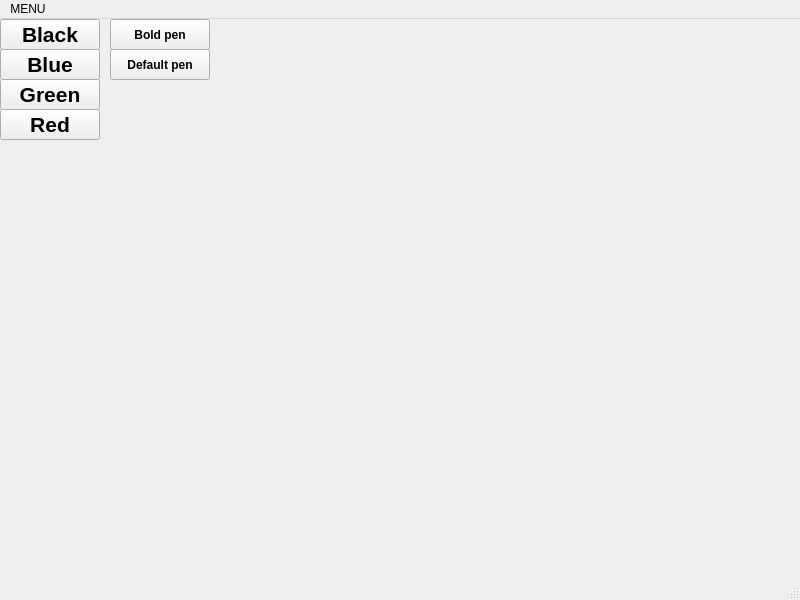
<?xml version="1.0" encoding="UTF-8"?>
<ui version="4.0">
 <class>MainWindow</class>
 <widget class="QMainWindow" name="MainWindow">
  <property name="geometry">
   <rect>
    <x>0</x>
    <y>0</y>
    <width>800</width>
    <height>600</height>
   </rect>
  </property>
  <widget class="QWidget" name="centralwidget">
   <property name="styleSheet">
    <string notr="true"/>
   </property>
   <widget class="QPushButton" name="BoldPenButton">
    <property name="geometry">
     <rect>
      <x>110</x>
      <y>0</y>
      <width>100</width>
      <height>31</height>
     </rect>
    </property>
    <property name="font">
     <font>
      <bold>true</bold>
     </font>
    </property>
    <property name="text">
     <string>Bold pen</string>
    </property>
   </widget>
   <widget class="QPushButton" name="DefaultPenButton">
    <property name="geometry">
     <rect>
      <x>110</x>
      <y>30</y>
      <width>100</width>
      <height>31</height>
     </rect>
    </property>
    <property name="font">
     <font>
      <bold>true</bold>
     </font>
    </property>
    <property name="text">
     <string>Default pen</string>
    </property>
   </widget>
   <widget class="QWidget" name="widget" native="true">
    <property name="geometry">
     <rect>
      <x>0</x>
      <y>0</y>
      <width>131</width>
      <height>551</height>
     </rect>
    </property>
    <widget class="QPushButton" name="ChangeColorButton">
     <property name="geometry">
      <rect>
       <x>0</x>
       <y>0</y>
       <width>100</width>
       <height>31</height>
      </rect>
     </property>
     <property name="font">
      <font>
       <pointsize>16</pointsize>
       <bold>true</bold>
      </font>
     </property>
     <property name="text">
      <string>Black</string>
     </property>
     <property name="iconSize">
      <size>
       <width>100</width>
       <height>32</height>
      </size>
     </property>
     <property name="flat">
      <bool>false</bool>
     </property>
    </widget>
    <widget class="QPushButton" name="ChangeColorButton_4">
     <property name="geometry">
      <rect>
       <x>0</x>
       <y>90</y>
       <width>100</width>
       <height>31</height>
      </rect>
     </property>
     <property name="font">
      <font>
       <pointsize>16</pointsize>
       <bold>true</bold>
      </font>
     </property>
     <property name="text">
      <string>Red</string>
     </property>
    </widget>
    <widget class="QPushButton" name="ChangeColorButton_3">
     <property name="geometry">
      <rect>
       <x>0</x>
       <y>60</y>
       <width>100</width>
       <height>31</height>
      </rect>
     </property>
     <property name="font">
      <font>
       <pointsize>16</pointsize>
       <bold>true</bold>
      </font>
     </property>
     <property name="text">
      <string>Green</string>
     </property>
    </widget>
    <widget class="QPushButton" name="ChangeColorButton_2">
     <property name="geometry">
      <rect>
       <x>0</x>
       <y>30</y>
       <width>100</width>
       <height>31</height>
      </rect>
     </property>
     <property name="font">
      <font>
       <pointsize>16</pointsize>
       <bold>true</bold>
      </font>
     </property>
     <property name="text">
      <string>Blue</string>
     </property>
    </widget>
   </widget>
  </widget>
  <widget class="QMenuBar" name="menubar">
   <property name="geometry">
    <rect>
     <x>0</x>
     <y>0</y>
     <width>800</width>
     <height>21</height>
    </rect>
   </property>
   <widget class="QMenu" name="menuMENU">
    <property name="title">
     <string>MENU</string>
    </property>
    <widget class="QMenu" name="menuEDIT">
     <property name="title">
      <string>EDIT</string>
     </property>
     <addaction name="separator"/>
     <addaction name="actionSAVE_2"/>
     <addaction name="separator"/>
     <addaction name="actionLOAD_2"/>
    </widget>
    <addaction name="separator"/>
    <addaction name="separator"/>
    <addaction name="separator"/>
    <addaction name="menuEDIT"/>
    <addaction name="actionUPDATE"/>
    <addaction name="separator"/>
    <addaction name="separator"/>
    <addaction name="actionHELP"/>
    <addaction name="separator"/>
    <addaction name="separator"/>
   </widget>
   <addaction name="menuMENU"/>
  </widget>
  <widget class="QStatusBar" name="statusbar"/>
  <action name="actionasfasf">
   <property name="text">
    <string>asfasf</string>
   </property>
  </action>
  <action name="actionUPDATE">
   <property name="text">
    <string>UPDATE</string>
   </property>
   <property name="shortcut">
    <string>Esc</string>
   </property>
  </action>
  <action name="actionLOAD">
   <property name="text">
    <string>LOAD</string>
   </property>
  </action>
  <action name="actionSAVE">
   <property name="text">
    <string>SAVE</string>
   </property>
  </action>
  <action name="actionHELP">
   <property name="checkable">
    <bool>true</bool>
   </property>
   <property name="checked">
    <bool>true</bool>
   </property>
   <property name="text">
    <string>HELP</string>
   </property>
  </action>
  <action name="actionSAVE_2">
   <property name="text">
    <string>SAVE</string>
   </property>
  </action>
  <action name="actionLOAD_2">
   <property name="text">
    <string>LOAD</string>
   </property>
  </action>
  <action name="actionCOLORS">
   <property name="text">
    <string>COLORS</string>
   </property>
  </action>
 </widget>
 <resources/>
 <connections/>
</ui>
